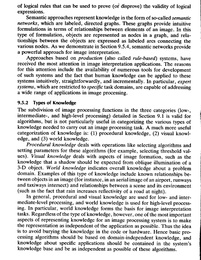
%> input picture practica1/imagenes/escaneado2.jpg, 201 x 260 px, shrunk from 1152 x 1488 before the run; the run also reads 3 pictures not shown here
$ octave ej6.m   (GNU Octave 9; MATLAB toolbox functions it lacks are replaced by stand-ins)
%> lines starting %> are read from the running program, lines starting %| are printed output that depends on the picture
### practica1/funciones/matchear.m
function imRes = matchear(imagen,patron,umbralPU,alargue)

tic
patronG = 255*ones(length(imagen(:,1)),length(imagen(1,:)));
patronG(1:length(patron(:,1)),1:length(patron(1,:))) = patron;
res = ifft2( conj(fft2(double(patronG)))  .* fft2(double(imagen)));
toc

umbral = max(max(res))*umbralPU;

imRes = zeros(length(imagen(:,1)),length(imagen(1,:)));
for i=1:length(imagen(:,1))
    for j=1:length(imagen(1,:))
        if(real(res(i,j)) >=umbral)
            finI = i+length(patron(:,1));
            finJ = j+alargue*length(patron(:,1));
            if(finI > length(imRes(:,1)))
                finI = length(imRes(:,1));
            end
            if(finJ > length(imRes(1,:)))
                finJ = length(imRes(1,:));
            end
            imRes(i:finI,j:finJ) = double(imagen(i:finI,j:finJ));
        end
    end
end

### practica1/funciones/correlacion2d.m
function c = correlacion2d(im1,im2)
%c va a tener el tamaño de im1

M = length(im1(:,1));
N = length(im1(1,:));

m2 = length(im2(:,1));
n2 = length(im2(1,:));

medioBajo = [floor(m2/2) floor(n2/2)];
%medioAlto = [ceil(m2/2) ceil(n2/2)];
if(mod(m2,2)~=0)
    medioBajo(1) = medioBajo(1)-1;
end
if(mod(n2,2)~=0)
    medioBajo(2) = medioBajo(2)-1;
end

imtemp = zeros(M+m2,N+n2);

imtemp(medioBajo(1)+1:medioBajo(1)+M,medioBajo(2)+1:medioBajo(2)+N) = im1;

%im2d = flipud(fliplr(double(im2)));
im2d = double(im2);

c = zeros(M,N);
for i=1:M
    for j=1:N
        c(i,j) = sum(sum( imtemp(i:i+m2-1,j:j+n2-1) .* im2d )) / (sum(sum(imtemp(i:i+m2-1,j:j+n2-1).^2)));
    end
end

### practica1/funciones/matchearConv.m
function imRes = matchearConv(imagen,patron,umbralPU,alargue)

tic
res = correlacion2d(imagen,patron);
toc

umbral = max(max(res))*umbralPU;

imRes = zeros(length(imagen(:,1)),length(imagen(1,:)));
for i=1:length(imagen(:,1))
    for j=1:length(imagen(1,:))
        if(real(res(i,j)) >=umbral)
            iniI = max(i - round(length(patron(:,1))/2),1);
            finI = min(i + round(length(patron(:,1))/2),length(imRes(:,1)));
            iniJ = max(j - alargue*round(length(patron(1,:))/2),1);
            finJ = min(j + alargue*round(length(patron(1,:))/2),length(imRes(1,:)));

            imRes(iniI:finI,iniJ:finJ) = double(imagen(iniI:finI,iniJ:finJ));
        end
    end
end

### practica1/scripts/ej6.m
clc
clear all
close all

escan = imread('escaneado2.jpg');
%> escan is the input picture: size 260x201 uint8; min 0, max 255, mean 214.6
are = imread('are.jpg');
%> are = [255 250 255 255 255 254 255 255; 246 121 190 192 108 210 118 181; 152 73 113 106 56 127 126 97; 230 149 104 166 199 128 52 82; 214 62 105 159 201 100 196 250; 138 143 128 171 217 103 150 177; 151 30 76 81 150 197 2 127; 239 197 214 205 228 255 203 245]
knowledge = imread('knowledge.jpg');
imageProcessing = imread('ImageProcessing.jpg');

%Are
%Transformada
figure
umbralPU = 0.999965;
alargue = 3;
imRes = matchear(escan,are,umbralPU,alargue);
%> in matchear, `patronG = 255*ones(length(imagen(:,1)),length(imagen(1,:)));`: patronG: size 260x201 double; every value is 255
%> in matchear, `patronG(1:length(patron(:,1)),1:length(patron(1,:))) = patron;`: patronG: size 260x201 double; min 2, max 255, mean 254.9
%> in matchear, `umbral = max(max(res))*umbralPU;`: umbral = 2.86e+09
%> in matchear, `imRes = zeros(length(imagen(:,1)),length(imagen(1,:)));`: imRes: size 260x201 double; every value is 0
%> after the loop in matchear, `for i=1:length(imagen(:,1))`: finI = 251; finJ = 164
imagesc(imRes)
%Convolucion
figure
umbralPU = 0.92;
alargue = 1;
imRes2 = matchearConv(escan,are,umbralPU,alargue);
%> in correlacion2d, `M = length(im1(:,1));`: M = 260
%> in correlacion2d, `N = length(im1(1,:));`: N = 201
%> in correlacion2d, `m2 = length(im2(:,1));`: m2 = 8
%> in correlacion2d, `medioBajo = [floor(m2/2) floor(n2/2)];`: medioBajo = [4 4]
%> in correlacion2d, `imtemp = zeros(M+m2,N+n2);`: imtemp: size 268x209 double; every value is 0
%> in correlacion2d, `im2d = double(im2);`: im2d has the same summary as are outside correlacion2d
%> after the loop in correlacion2d, `for i=1:M`:
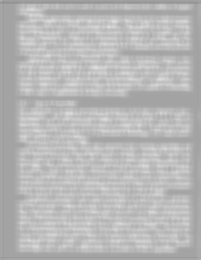
%> c: size 260x201 double; min 0.556, max 0.883, mean 0.726
%> in matchearConv, `umbral = max(max(res))*umbralPU;`: umbral = 0.813
%> after the loop in matchearConv, `for i=1:length(imagen(:,1))`:
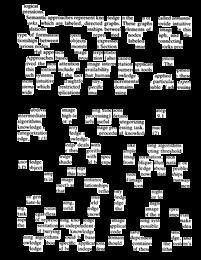
%> imRes: size 260x201 double; min 0, max 255, mean 68.6
%> after the loop in matchearConv, `for i=1:length(imagen(:,1))`: finI = 252; finJ = 172; iniI = 244; iniJ = 164
imagesc(imRes2)

%knowledge
%Transformada
figure
umbralPU = 0.99974;
alargue = 5;
imRes = matchear(escan,knowledge,umbralPU,alargue);
%> in matchear (call 2), `patronG(1:length(patron(:,1)),1:length(patron(1,:))) = patron;`: patronG: size 260x201 double; min 22, max 255, mean 254.7
imagesc(imRes)
%Convolucion
figure
umbralPU = 0.9;
alargue = 1;
imRes2 = matchearConv(escan,knowledge,umbralPU,alargue);
%> in correlacion2d (call 2), `n2 = length(im2(1,:));`: n2 = 24
%> in correlacion2d (call 2), `medioBajo = [floor(m2/2) floor(n2/2)];`: medioBajo = [4 12]
%> in correlacion2d (call 2), `imtemp = zeros(M+m2,N+n2);`: imtemp: size 268x225 double; every value is 0
%> after the loop in correlacion2d (call 2), `for i=1:M`:
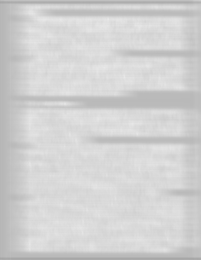
%> c: size 260x201 double; min 0.651, max 0.913, mean 0.823
imagesc(imRes2)


%Image Processing
%Transformada
figure
umbralPU = 0.99964;
alargue = 7;
imRes = matchear(escan,imageProcessing,umbralPU,alargue);
%> call 3 of matchear, with umbralPU = 1, alargue = 7
%> in matchear (call 3), `patronG(1:length(patron(:,1)),1:length(patron(1,:))) = patron;`:
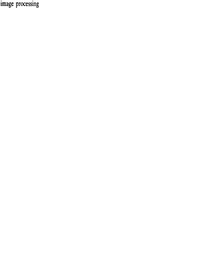
%> patronG: size 260x201 double; min 19, max 255, mean 254.6
%> in matchear (call 3), `res = ifft2( conj(fft2(double(patronG)))  .* fft2(double(imagen)));`:
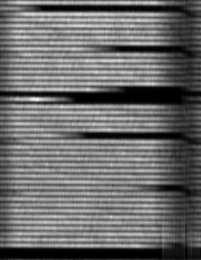
%> res: size 260x201 double; min 2.86e+09, max 2857191416, mean 2.86e+09; drawn with min black and max white
%> in matchear (call 3), `umbral = max(max(res))*umbralPU;`: umbral = 2.86e+09
%> after the loop in matchear (call 3), `for i=1:length(imagen(:,1))`: finI = 256; finJ = 201
imagesc(imRes)
%Convolucion
figure
umbralPU = 0.9;
alargue = 1;
imRes2 = matchearConv(escan,imageProcessing,umbralPU,alargue);
%> in correlacion2d (call 3), `n2 = length(im2(1,:));`: n2 = 39
%> in correlacion2d (call 3), `medioBajo = [floor(m2/2) floor(n2/2)];`: medioBajo = [4 19]
%> in correlacion2d (call 3), `imtemp = zeros(M+m2,N+n2);`: imtemp: size 268x240 double; every value is 0
%> in correlacion2d (call 3), `imtemp(medioBajo(1)+1:medioBajo(1)+M,medioBajo(2)+1:medioBajo(2)+N) = ..`:
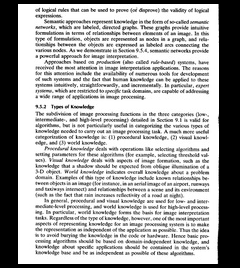
%> imtemp: size 268x240 double; min 0, max 255, mean 174.4
imagesc(imRes2)
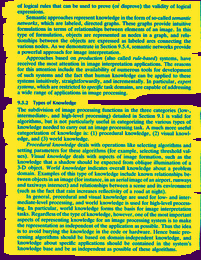
%> displayed picture: size 260x201x3, on the screen's scale of 0 to 255; mean R, G, B 163.7, 191.7, 70.2
